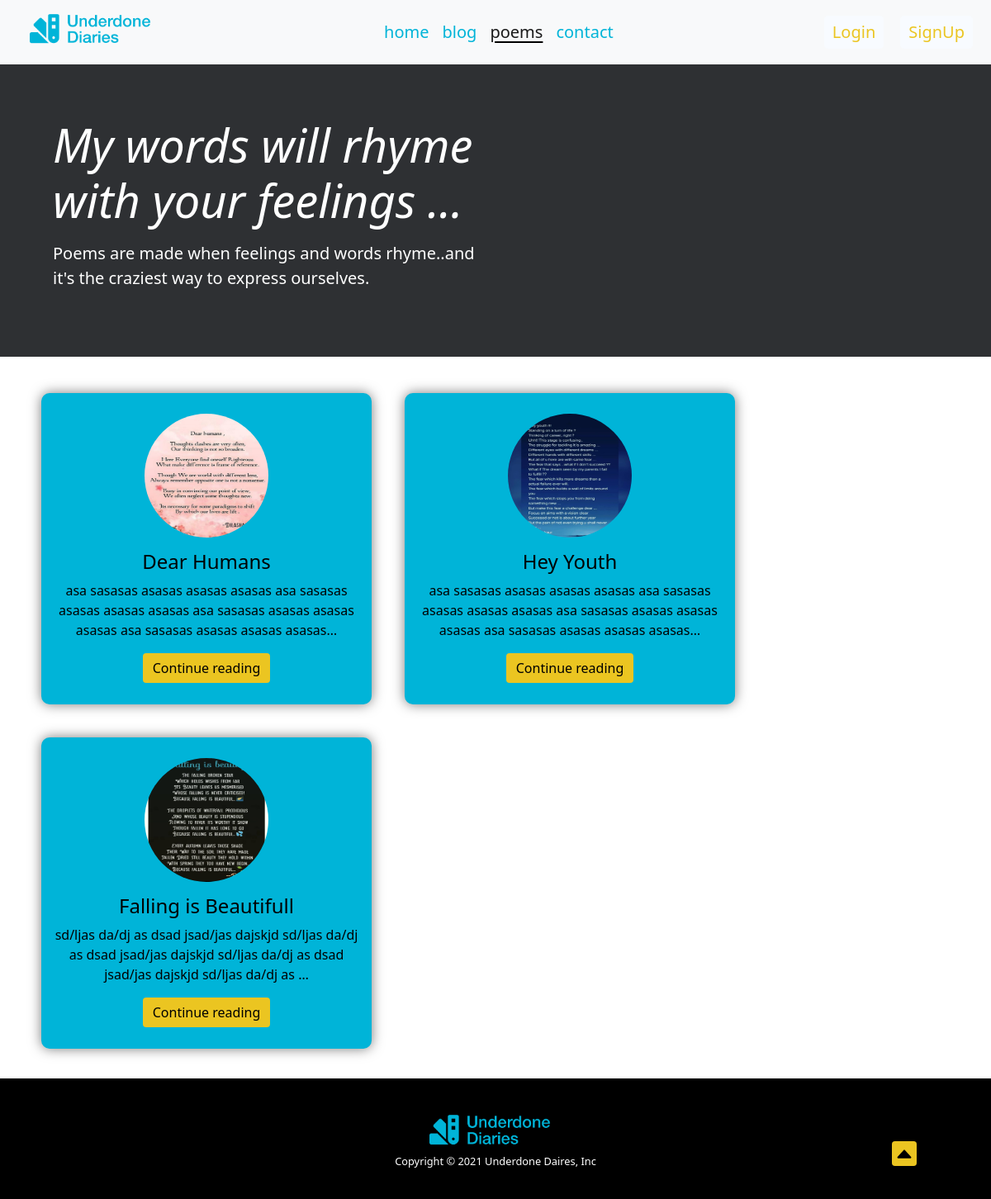
The app's page /poem/, older data.
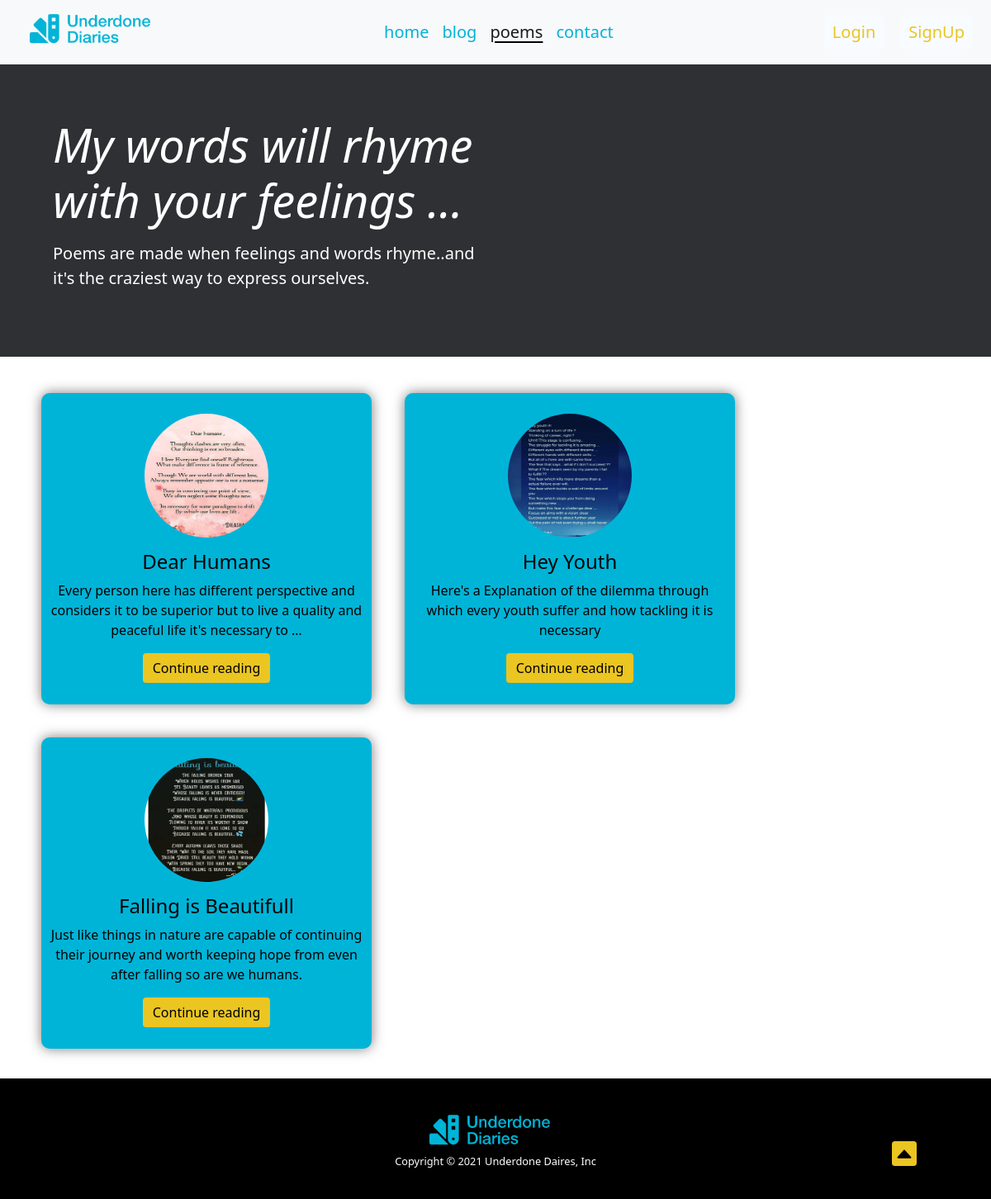
The same page, newer data.
### poem/models.py (models this page shows, shortened)
class Poem(models.Model):
    sno=models.AutoField(primary_key=True)
    title=models.CharField(max_length=255)
    slug=models.CharField(max_length=130)
    views=models.IntegerField(default=0)
    timeStamp=models.DateTimeField(blank=True)
    poemImg = models.ImageField(upload_to="poem/poem", default="")
    content=models.TextField()

### poem/views.py (the view)
# urls.py: path('', views.poemHome, name='poemHome'),
def poemHome(request):
    allPoems = []
    allPoems = Poem.objects.all()
    context = {'allPoems': allPoems}
    return render(request, "poem/poem.html", context)

### templates/poem/poem.html (shortened to what this page needs)
{% extends 'base.html' %} {% block title %} Poem {% endblock title %}
{% block poemactive %} active {% endblock poemactive %}
{% block body %}
    <div class="padd mb-4 text-white" style="background-color: #2E3033">
      <div class="col-md-6 px-0">
        <h1 class="display-4 fst-italic h1">
           My words will rhyme with your feelings ...
        </h1>
        <p class="lead my-3 p">
          Poems are made when feelings and words rhyme..and it's the craziest way to express ourselves.
        </p>
      </div>
    </div>
    <div class="container my-3">
      <div
        class="row"
        style="
          text-align: center;
        "
      >
      {% for poem in allPoems %}
        <div
          class="col-lg-4 poemCard"
          style="
            padding: 10px;
            border-radius: 10px;
            box-shadow: 0px 0px 15px #7c7b7b;
            background-color: #00b4d8;
          "
        >
          <img
            src="/media/{{poem.poemImg}}"
            class="cardImg"
            alt=""
          />
          <h2 style="font-size: 1.5rem; font-weight: 400">{{poem.title}}</h2>
          <p style="font-size: 1em; font-weight: 350">
            {{poem.content|safe| truncatechars:135}}
          </p>
          <p>
            <a
              style="background-color: #ebc521; border-style: none; color: #000"
              class="btn btn-secondary"
              href="/poem/{{poem.slug}}"
              >Continue reading</a
            >
          </p>
        </div>
      {% endfor %}
    </div>
    </div>
{% endblock body %}

### templates/base.html (shortened to what this page needs)
<!doctype html>
<html lang="en">
<head>
  <link href="https://cdn.jsdelivr.net/npm/bootstrap@5.1.3/dist/css/bootstrap.min.css" rel="stylesheet"
>
</head>
<body>
  <nav class="navbar navbar-expand-lg navbar-light bg-light w-100" style="background-color: #f8fbff;">
    <div class="container-fluid">
      <a class="my-1 mx-4" href="/"><img src="/static/img/logo.png" style="width: 10em;" alt="logo"></a>
      <div class="collapse navbar-collapse navbar" id="opennav">
        <ul class="navbar-nav me-auto mb-2 mb-lg-0" style="margin: auto;">
          <li class="nav-item">
            <a class="nav-link colour{% block homeactive %}  {% endblock homeactive %}" style="font-size: 20px;"
              aria-current="page" href="/">home</a>
          </li>
          <li class="nav-item">
            <a class="nav-link colour{% block blogactive %}  {% endblock blogactive %}" style="font-size: 20px;"
              href="/blog">blog</a>
          </li>
          <li class="nav-item">
            <a class="nav-link colour{% block poemactive %}  {% endblock poemactive %}" style="font-size: 20px;"
              href="/poem">poems</a>
          </li>
          <li class="nav-item">
            <a class="nav-link colour{% block contactactive %}  {% endblock contactactive %}" style="font-size: 20px;"
              href="/contact">contact</a>
          </li>
        </ul>
        <div class="ml-auto form-inline " style="display: flex">
          {% if user.is_authenticated %}
          <ul class="navbar-nav mr-2">
            <li class="nav-item dropdown">
              <a class="nav-link dropdown-toggle" href='#' id="navbarDropdown" role="button" data-toggle="dropdown">
                Welcome {{request.user}}</a>
              <div class="dropdown-menu" aria-labelledby="navbarDropdown">
                <a class="dropdown-item" href="/logout">Logout</a>
              </div>
            </li>
          </ul>
        </div>
      </div>
      {% else %}
      <button class="login-signup" type="button" class="btn btn-primary mr-2" data-toggle="modal" data-target="#loginModal">
        Login
      </button>
      <button class="login-signup" type="button" class="btn btn-primary mr-2" data-toggle="modal" data-target="#signupModal">
        SignUp
      </button>
      {% endif %}
    </div>
    </div>
  </nav>
  {% block body %} {% endblock body %}
  <footer class="container-fluid my-0" style="
        background-color: #000;
        color: #fff;
        text-align: center;
        padding: 2.5em;
        ">
    <div class="me">
      <a class="my-1" style="margin: 0" href="/"><img src="/static/img/logo.png" style="width: 10em" alt="logo" /></a>
      <h6 class="copyright">Copyright © 2021 Underdone Daires, Inc</h6>
    </div>
    <div class="top" style="text-align: right; margin-top: -40px">
      <a href="#">
      </a>
    </div>
  </footer>
</body>
</html>

Row changes from the older to the newer data that the page shows:
changed Poem "Dear Humans": content "asa sasasas asasas asasas asasas asa sasasas asasas asasas asasas asa sasasas asasas asasas asasas asa sasasas asasas asasas asasas…" → "Every person here has different perspective and considers it to be superior but to live a quality and peaceful life it's necessary to …"
changed Poem "Hey Youth": content "asa sasasas asasas asasas asasas asa sasasas asasas asasas asasas asa sasasas asasas asasas asasas asa sasasas asasas asasas asasas…" → "Here's a Explanation of the dilemma through which every youth suffer and how tackling it is necessary"
changed Poem "Falling is Beautifull": content "sd/ljas da/dj as dsad jsad/jas dajskjd sd/ljas da/dj as dsad jsad/jas dajskjd sd/ljas da/dj as dsad jsad/jas dajskjd sd/ljas da/dj as …" → "Just like things in nature are capable of continuing their journey and worth keeping hope from even after falling so are we humans."
